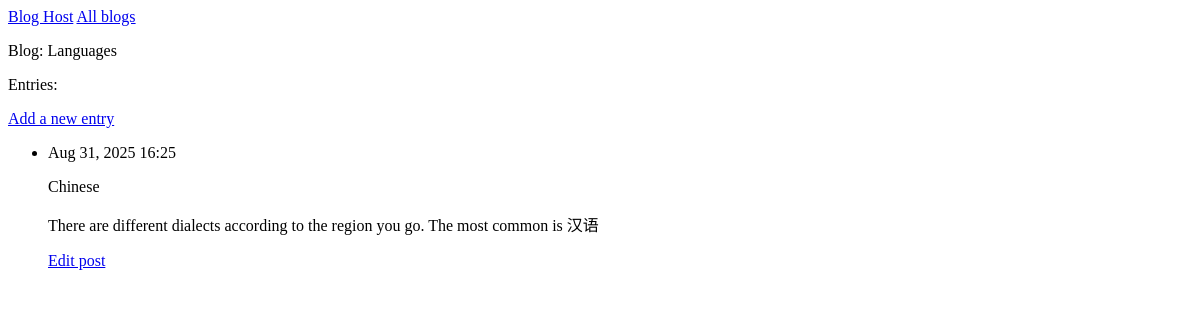
The page /blog/1/ on the database as committed earlier.
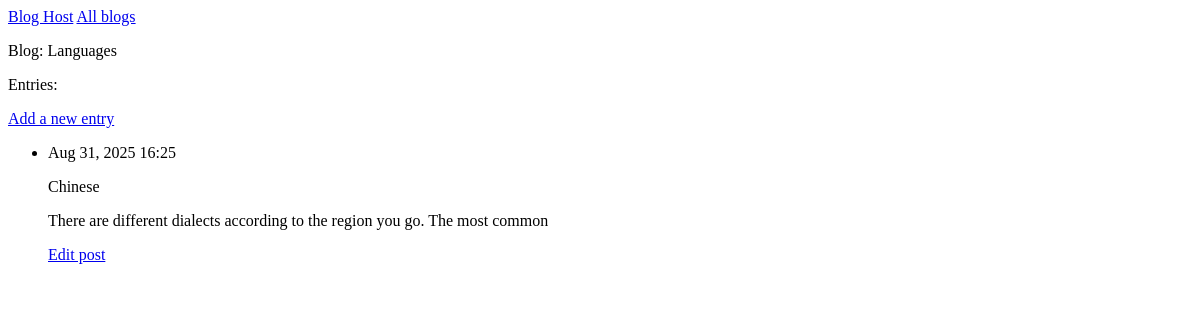
The same page on the database as committed later.
### blogs/models.py (models this page shows, shortened)
class BlogPost(models.Model):
    blog = models.ForeignKey(Blog, on_delete=models.CASCADE)    # if a blog gets deleted, all the posts will be too
    title = models.CharField(max_length=500)
    body = models.TextField()
    date_added = models.DateTimeField(auto_now_add=True)

### blogs/views.py (the view)
# urls.py: 2. Add a URL to urlpatterns:  path('blog/', include('blog.urls'))
def blog(request, blog_id):
    blog = Blog.objects.get(id=blog_id)
    posts = blog.blogpost_set.order_by('-date_added') # reverse lookup <modelname>_set
    context = {'blog': blog, 'posts': posts}
    return render(request, 'blogs/blog.html', context)

### blogs/templates/blogs/blog.html
{% extends 'blogs/base.html' %}
{% block content %}
  <p>Blog: {{blog.name}}</p>
  <p>Entries:</p>
  <p>
    <a href="{% url 'blogs:new_post' blog.id %}">Add a new entry</a>
  <p>
  <ul>
    {% for post in posts %}
      <li>
        <p>{{ post.date_added|date:'M d, Y H:i' }}</p>
        <p>{{ post.title }}</p>
        <p>{{ post.body|linebreaks }}</p>    {% comment %} long text entries include linebreaks, instead of long uninterrupted text. {% endcomment %}
        <p>
          <a href="{% url 'blogs:edit_post' post.id %}">Edit post</a>
        </p>
      </li>
    {% empty %}
      <li>This blog does not have any posts yet.</li>
    {% endfor %}
  </ul>
{% endblock content %}

Rows that differ between the two databases and show on the page:
changed BlogPost "Chinese": body "There are different dialects according to the region you go. The most common is 汉语" → "There are different dialects according to the region you go. The most common"
